Frame 1 (no input): blank canvas, image omitted
Frame 60 (the mouse pressed at the canvas centre just before this capture): blank canvas, image omitted
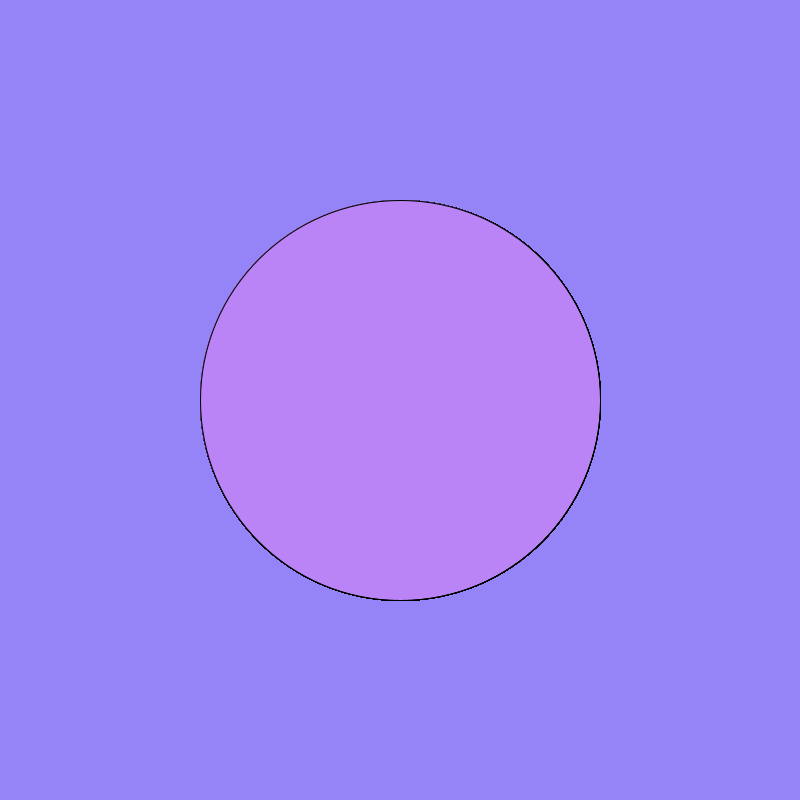
Frame 120 (the mouse held since frame 60 and released just before this capture)

The Processing sketch whose frames 1 and 60 were blank and that drew this single picture after the mouse press (run headless with seeded random() and noise(); from frame 60 on, the mouse is pressed at the canvas centre):

// Processing sketch: kate_logical_dot
// ── kate_logical_dot.pde
void setup(){
size(800,800);
background(#9584F7);
}
void draw (){
if(mousePressed){
fill(#BA84F7);
ellipse(400,400,400,400);
}}
